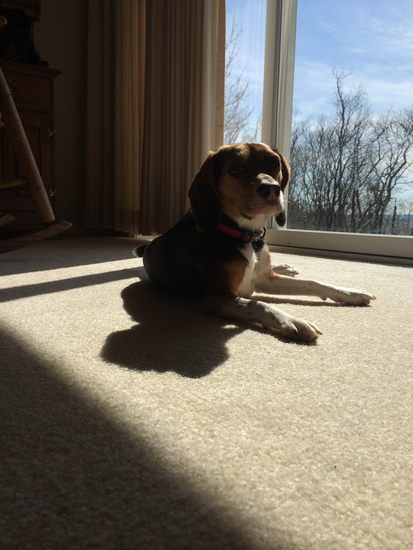
#> input picture example_01.png, 413 x 550 px
$ python filter.py
#> lines starting #> are read from the running program, lines starting #| are printed output that depends on the picture
import numpy as np
import cv2 as cv
from matplotlib import pyplot as plt
img = cv.imread('example_01.png')
#> img is the input picture: shape (550, 413, 3); mean B, G, R 96.3, 106.9, 112.5
kernel = np.ones((5,5),np.float32)/25
dst = cv.filter2D(img,-1,kernel)
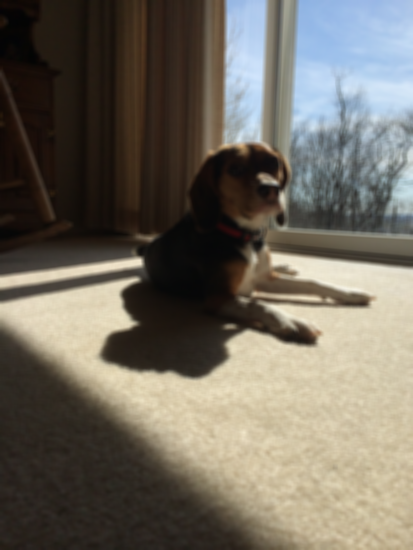
#> dst: shape (550, 413, 3); mean B, G, R 96.3, 106.9, 112.5
plt.subplot(121),plt.imshow(img),plt.title('Original')
plt.xticks([]), plt.yticks([])
plt.subplot(122),plt.imshow(dst),plt.title('Averaging')
plt.xticks([]), plt.yticks([])
plt.show()
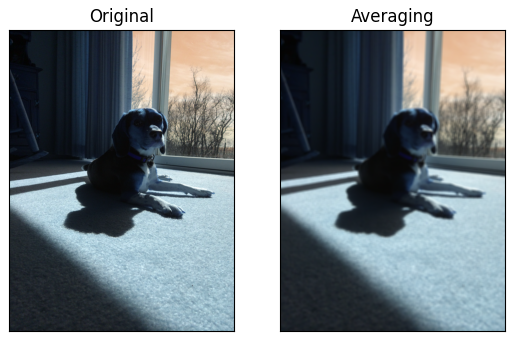
#> figure drawn by matplotlib, 2 panels; B, G, R data is drawn as R, G, B
blur = cv.GaussianBlur(img,(5,5),0)
median = cv.medianBlur(img,5)
blur1 = cv.bilateralFilter(img,9,75,75)
cv.imshow('Gaussian Blur',blur)
cv.imshow('Median Blur',median)
cv.imshow('Bilateral Blur',blur1)
cv.waitKey()
cv.destroyAllWindows()

$ run again, with example_02.png copied over example_01.png
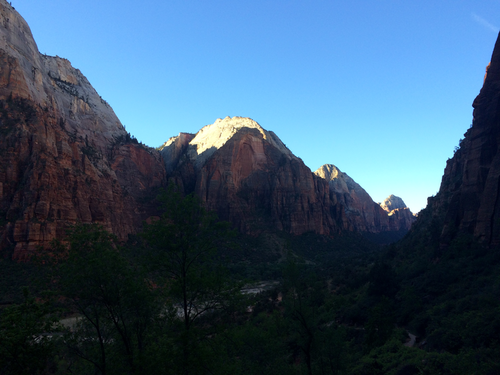
#> input picture example_02.png, 500 x 375 px
#> img is the input picture: shape (375, 500, 3); mean B, G, R 109.2, 85.3, 57.4
#> `plt.show()`:
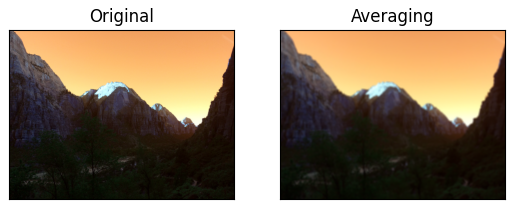
#> figure drawn by matplotlib, 2 panels; B, G, R data is drawn as R, G, B

$ run again, with image1.png copied over example_01.png
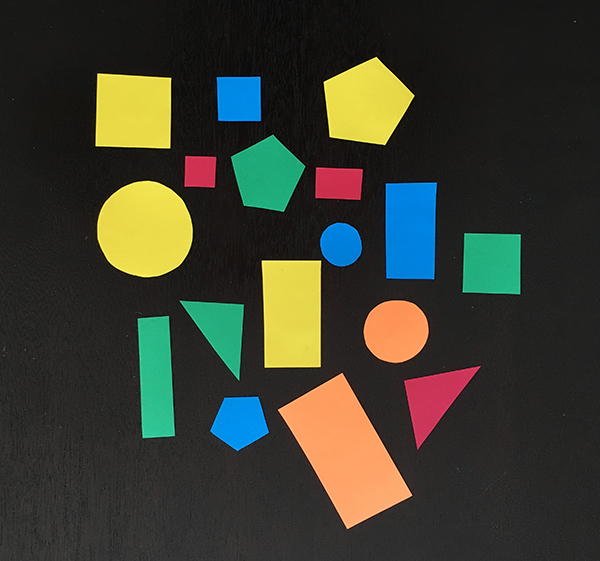
#> input picture image1.png, 600 x 561 px
#> img is the input picture: shape (561, 600, 3); mean B, G, R 47.5, 60.1, 58.4
#> `dst = cv.filter2D(img,-1,kernel)`:
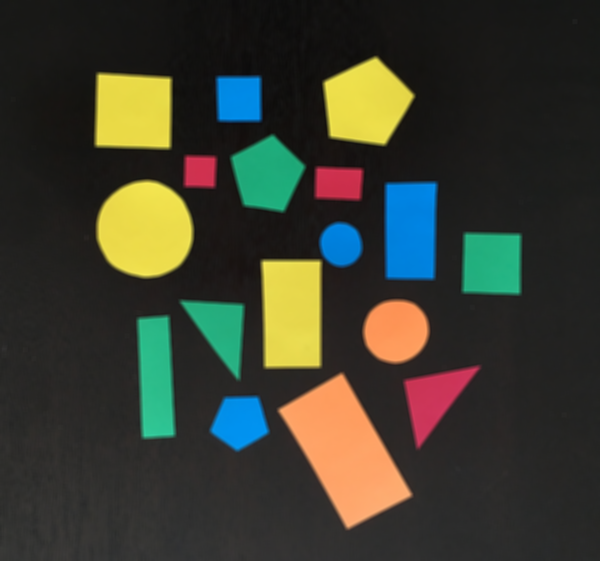
#> dst: shape (561, 600, 3); mean B, G, R 47.5, 60.1, 58.4
#> `plt.show()`:
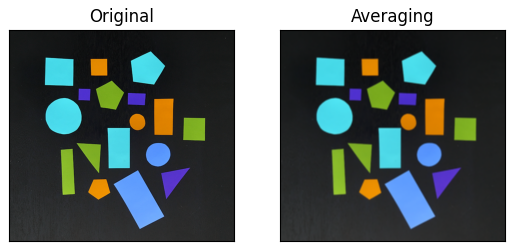
#> figure drawn by matplotlib, 2 panels; B, G, R data is drawn as R, G, B
